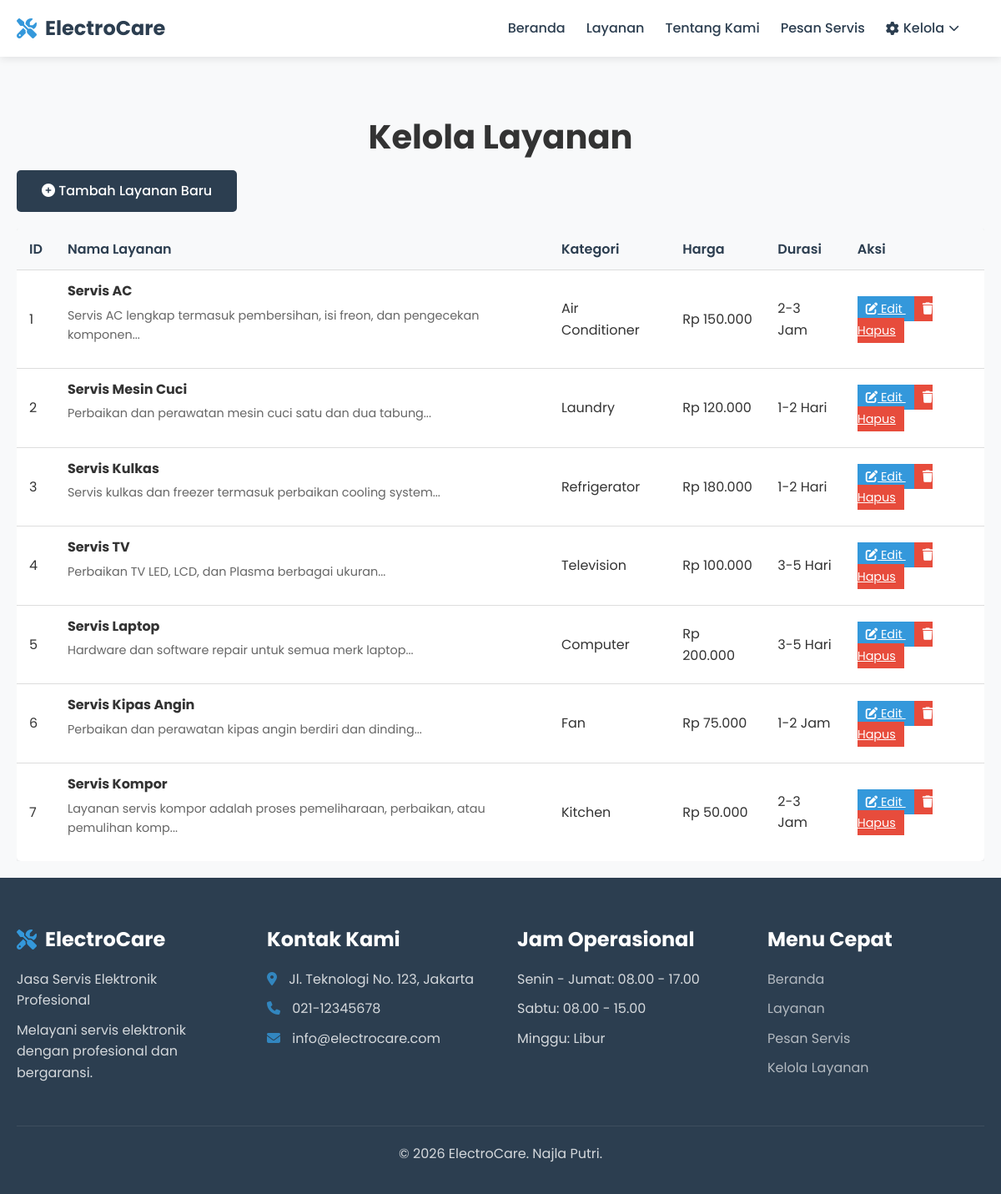
The page /kelola_layanan.php?action=manage on the database its author committed.
### tables this page shows
CREATE TABLE `services` (
  `id` int(11) NOT NULL,
  `name` varchar(100) NOT NULL,
  `description` text DEFAULT NULL,
  `price` decimal(10,2) NOT NULL,
  `image_url` varchar(255) DEFAULT NULL,
  `category` varchar(50) DEFAULT NULL,
  `duration` varchar(50) DEFAULT NULL,
  `created_at` timestamp NOT NULL DEFAULT current_timestamp()
);

### kelola_layanan.php (the view, shortened to what this page needs)
<?php
require_once 'includes/database.php';
$edit_mode = false;
$edit_data = null;
$services_query = "SELECT * FROM services ORDER BY created_at ASC";
$services_result = mysqli_query($conn, $services_query);
$manage_mode = (isset($_GET['action']) && $_GET['action'] == 'manage' && !isset($_GET['edit']));
?>
<?php
if ($edit_mode) {
    $page_title = "Edit Layanan";
} elseif ($manage_mode) {
    $page_title = "Kelola Layanan";
} else {
    $page_title = "Tambah Layanan";
}
include 'includes/header.php';
?>
<div class="container admin-container">
    <h1 class="text-center"><?php echo $page_title; ?></h1>
    <?php if ($edit_mode || !$manage_mode): ?>
    <div class="form-container" style="max-width: 800px;">
        <form method="POST" action="">
            <?php if ($edit_mode): ?>
                <input type="hidden" name="service_id" value="<?php echo $edit_data['id']; ?>">
            <?php endif; ?>
            <div class="form-group">
                <label for="name">Nama Layanan *</label>
                <input type="text" name="name" id="name" class="form-control"
                       value="<?php echo $edit_mode ? htmlspecialchars($edit_data['name']) : ''; ?>" required>
            </div>
            <div class="form-group">
                <label for="category">Kategori *</label>
                <select name="category" id="category" class="form-control" required>
                    <option value="">-- Pilih Kategori --</option>
                    <option value="Air Conditioner" <?php echo ($edit_mode && $edit_data['category'] == 'Air Conditioner') ? 'selected' : ''; ?>>Air Conditioner</option>
                    <option value="Laundry" <?php echo ($edit_mode && $edit_data['category'] == 'Laundry') ? 'selected' : ''; ?>>Laundry</option>
                    <option value="Refrigerator" <?php echo ($edit_mode && $edit_data['category'] == 'Refrigerator') ? 'selected' : ''; ?>>Refrigerator</option>
                    <option value="Television" <?php echo ($edit_mode && $edit_data['category'] == 'Television') ? 'selected' : ''; ?>>Television</option>
                    <option value="Computer" <?php echo ($edit_mode && $edit_data['category'] == 'Computer') ? 'selected' : ''; ?>>Computer</option>
                    <option value="Fan" <?php echo ($edit_mode && $edit_data['category'] == 'Fan') ? 'selected' : ''; ?>>Fan</option>
                    <option value="Kitchen" <?php echo ($edit_mode && $edit_data['category'] == 'Kitchen') ? 'selected' : ''; ?>>Kitchen</option>
                    <option value="Other" <?php echo ($edit_mode && $edit_data['category'] == 'Other') ? 'selected' : ''; ?>>Lainnya</option>
                </select>
            </div>
            <div class="form-group">
                <label for="description">Deskripsi Layanan *</label>
                <textarea name="description" id="description" class="form-control" rows="4" required><?php echo $edit_mode ? htmlspecialchars($edit_data['description']) : ''; ?></textarea>
            </div>
            <div style="display: grid; grid-template-columns: 1fr 1fr; gap: 20px;">
                <div class="form-group">
                    <label for="price">Harga (Rp) *</label>
                    <input type="number" name="price" id="price" class="form-control" min="0"
                           value="<?php echo $edit_mode ? $edit_data['price'] : ''; ?>" required>
                </div>
                <div class="form-group">
                    <label for="duration">Durasi Servis *</label>
                    <input type="text" name="duration" id="duration" class="form-control"
                           value="<?php echo $edit_mode ? htmlspecialchars($edit_data['duration']) : ''; ?>" placeholder="Contoh: 2-3 Jam" required>
                </div>
            </div>
            <div class="form-group">
                <label for="image_url">URL Gambar *</label>
                <input type="url" name="image_url" id="image_url" class="form-control"
                       value="<?php echo $edit_mode ? htmlspecialchars($edit_data['image_url']) : ''; ?>" required>
                <small>Gunakan URL gambar dari Unsplash atau sumber lain</small>
            </div>
            <div class="text-center" style="margin-top: 30px;">
                <button type="submit" class="btn-primary" style="width: 200px;">
                    <i class="fas fa-save"></i> <?php echo $edit_mode ? 'Update Layanan' : 'Simpan Layanan'; ?>
                </button>
                <a href="kelola_layanan.php?action=manage" class="btn-secondary" style="margin-left: 10px;">Batal</a>
            </div>
        </form>
    </div>
    <?php elseif ($manage_mode): ?>
    <div class="admin-actions">
        <a href="kelola_layanan.php" class="btn-primary"><i class="fas fa-plus-circle"></i> Tambah Layanan Baru</a>
    </div>
    <div class="table-container">
        <table class="table">
            <thead>
                <tr>
                    <th>ID</th>
                    <th>Nama Layanan</th>
                    <th>Kategori</th>
                    <th>Harga</th>
                    <th>Durasi</th>
                    <th>Aksi</th>
                </tr>
            </thead>
            <tbody>
                <?php if(mysqli_num_rows($services_result) > 0): ?>
                    <?php while($service = mysqli_fetch_assoc($services_result)): ?>
                    <tr>
                        <td><?php echo $service['id']; ?></td>
                        <td>
                            <strong><?php echo htmlspecialchars($service['name']); ?></strong>
                            <p style="font-size: 0.9rem; color: #666; margin-top: 5px;">
                                <?php echo substr(htmlspecialchars($service['description']), 0, 80); ?>...
                            </p>
                        </td>
                        <td><?php echo htmlspecialchars($service['category']); ?></td>
                        <td>Rp <?php echo number_format($service['price'], 0, ',', '.'); ?></td>
                        <td><?php echo htmlspecialchars($service['duration']); ?></td>
                        <td>
                            <a href="kelola_layanan.php?edit=<?php echo $service['id']; ?>" class="btn-edit btn-sm">
                                <i class="fas fa-edit"></i> Edit
                            </a>
                            <a href="kelola_layanan.php?action=manage&delete=<?php echo $service['id']; ?>"
                               class="btn-delete btn-sm"
                               onclick="return confirm('Yakin ingin menghapus layanan ini?')">
                                <i class="fas fa-trash"></i> Hapus
                            </a>
                        </td>
                    </tr>
                    <?php endwhile; ?>
                <?php endif; ?>
            </tbody>
        </table>
    </div>
    <?php endif; ?>
</div>
<?php include 'includes/footer.php'; ?>

### includes/header.php (shortened to what this page needs)
<!DOCTYPE html>
<html lang="id">
<head>
    <link rel="stylesheet" href="css/style.css">
    <link rel="stylesheet" href="https://cdnjs.cloudflare.com/ajax/libs/font-awesome/6.4.0/css/all.min.css">
</head>
<body>
    <nav class="navbar">
        <div class="container">
            <div class="nav-brand">
                <a href="index.php">
                    <i class="fas fa-tools"></i>
                    <span><?php echo SITE_NAME; ?></span>
                </a>
            </div>
            <ul class="nav-menu">
                <li><a href="index.php">Beranda</a></li>
                <li><a href="layanan.php">Layanan</a></li>
                <li><a href="about.php">Tentang Kami</a></li>
                <li><a href="services.php">Pesan Servis</a></li>
                <li class="dropdown">
                    <a href="#" class="dropdown-toggle">
                        <i class="fas fa-cog"></i> Kelola
                        <i class="fas fa-chevron-down"></i>
                    </a>
                </li>
            </ul>
        </div>
    </nav>

### includes/footer.php (shortened to what this page needs)
    <footer class="footer">
        <div class="container">
            <div class="footer-content">
                <div class="footer-section">
                    <h3><i class="fas fa-tools"></i> <?php echo SITE_NAME; ?></h3>
                    <p><?php echo SITE_TAGLINE; ?></p>
                    <p>Melayani servis elektronik dengan profesional dan bergaransi.</p>
                </div>
                <div class="footer-section">
                    <h3>Kontak Kami</h3>
                    <p><i class="fas fa-map-marker-alt"></i> Jl. Teknologi No. 123, Jakarta</p>
                    <p><i class="fas fa-phone"></i> 021-12345678</p>
                    <p><i class="fas fa-envelope"></i> info@electrocare.com</p>
                </div>
                <div class="footer-section">
                    <h3>Jam Operasional</h3>
                    <p>Senin - Jumat: 08.00 - 17.00</p>
                    <p>Sabtu: 08.00 - 15.00</p>
                    <p>Minggu: Libur</p>
                </div>
                <div class="footer-section">
                    <h3>Menu Cepat</h3>
                    <p><a href="index.php">Beranda</a></p>
                    <p><a href="layanan.php">Layanan</a></p>
                    <p><a href="services.php">Pesan Servis</a></p>
                    <p><a href="kelola_layanan.php">Kelola Layanan</a></p>
                </div>
            </div>
            <div class="footer-bottom">
                <p>&copy; <?php echo date('Y'); ?> <?php echo SITE_NAME; ?>. Najla Putri.</p>
            </div>
        </div>
    </footer>
</body>
</html>

### css/style.css (style rules this page uses)
* { margin: 0; padding: 0; box-sizing: border-box; }
body { font-family: 'Poppins', sans-serif; line-height: 1.6; color: #333; background-color: #f8f9fa; }
.container { width: 100%; max-width: 1200px; margin: 0 auto; padding: 0 20px; }
h1, h2, h3, h4 { font-weight: 700; line-height: 1.2; margin-bottom: 1rem; }
h1 { font-size: 2.5rem; }
h3 { font-size: 1.5rem; }
p { margin-bottom: 1rem; }
.btn-primary, .btn-secondary, .btn-service { display: inline-block; padding: 12px 30px; border-radius: 5px; text-decoration: none; font-weight: 500; transition: all 0.3s ease; border: none; cursor: pointer; font-size: 1rem; }
.btn-primary { background-color: #2c3e50; color: white; }
.btn-sm { padding: 5px 10px; font-size: 0.9rem; }
.btn-edit { background-color: #3498db; color: white; }
.btn-delete { background-color: #e74c3c; color: white; }
.navbar { background-color: white; box-shadow: 0 2px 10px rgba(0,0,0,0.1); position: fixed; width: 100%; top: 0; z-index: 1000; }
.navbar .container { display: flex; justify-content: space-between; align-items: center; padding: 15px 20px; }
.nav-brand a { display: flex; align-items: center; text-decoration: none; color: #2c3e50; font-size: 1.5rem; font-weight: 700; }
.nav-brand i { margin-right: 10px; color: #3498db; }
.nav-menu { display: flex; list-style: none; align-items: center; }
.nav-menu li { margin-left: 25px; position: relative; }
.nav-menu a { text-decoration: none; color: #2c3e50; font-weight: 500; transition: color 0.3s; display: flex; align-items: center; }
.nav-menu a i { margin-right: 5px; }
.dropdown-toggle { position: relative; padding-right: 25px !important; }
.dropdown-toggle .fa-chevron-down { font-size: 0.8rem; margin-left: 5px; transition: transform 0.3s; }
.text-center { text-align: center; margin-top: 40px; }
.footer { background-color: #2c3e50; color: white; padding: 60px 0 20px; }
.footer-content { display: grid; grid-template-columns: repeat(auto-fit, minmax(250px, 1fr)); gap: 40px; margin-bottom: 40px; }
.footer-section h3 { color: white; margin-bottom: 20px; display: flex; align-items: center; }
.footer-section h3 i { margin-right: 10px; color: #3498db; }
.footer-section p { margin-bottom: 10px; opacity: 0.8; }
.footer-section a { color: white; text-decoration: none; opacity: 0.8; transition: opacity 0.3s; }
.footer-section i { margin-right: 10px; color: #3498db; }
.footer-bottom { text-align: center; padding-top: 20px; border-top: 1px solid rgba(255,255,255,0.1); opacity: 0.8; }
.table-container { overflow-x: auto; margin: 20px 0; }
.table { width: 100%; border-collapse: collapse; background-color: white; box-shadow: 0 2px 10px rgba(0,0,0,0.1); border-radius: 5px; overflow: hidden; }
.table th, .table td { padding: 12px 15px; text-align: left; border-bottom: 1px solid #ddd; }
.table th { background-color: #f8f9fa; font-weight: 600; color: #2c3e50; }
.table tr:last-child td { border-bottom: none; }
.admin-container { padding-top: 100px; min-height: calc(100vh - 300px); }
.admin-actions { display: flex; gap: 10px; margin-bottom: 20px; flex-wrap: wrap; }

### rows shown on the page
services: id "1", name "Servis AC", description "Servis AC lengkap termasuk pembersihan, isi freon, dan pengecekan komponen", category "Air Conditioner", price "150.000", duration "2-3 Jam"
services: id "2", name "Servis Mesin Cuci", description "Perbaikan dan perawatan mesin cuci satu dan dua tabung", category "Laundry", price "120.000", duration "1-2 Hari"
services: id "3", name "Servis Kulkas", description "Servis kulkas dan freezer termasuk perbaikan cooling system", category "Refrigerator", price "180.000", duration "1-2 Hari"
services: id "4", name "Servis TV", description "Perbaikan TV LED, LCD, dan Plasma berbagai ukuran", category "Television", price "100.000", duration "3-5 Hari"
services: id "5", name "Servis Laptop", description "Hardware dan software repair untuk semua merk laptop", category "Computer", price "200.000", duration "3-5 Hari"
services: id "6", name "Servis Kipas Angin", description "Perbaikan dan perawatan kipas angin berdiri dan dinding", category "Fan", price "75.000", duration "1-2 Jam"
services: id "7", name "Servis Kompor", description "Layanan servis kompor adalah proses pemeliharaan, perbaikan, atau pemulihan komp", category "Kitchen", price "50.000", duration "2-3 Jam"

### other values the page prints
SITE_NAME "ElectroCare"
$page_title "Kelola Layanan"
SITE_TAGLINE "Jasa Servis Elektronik Profesional"
